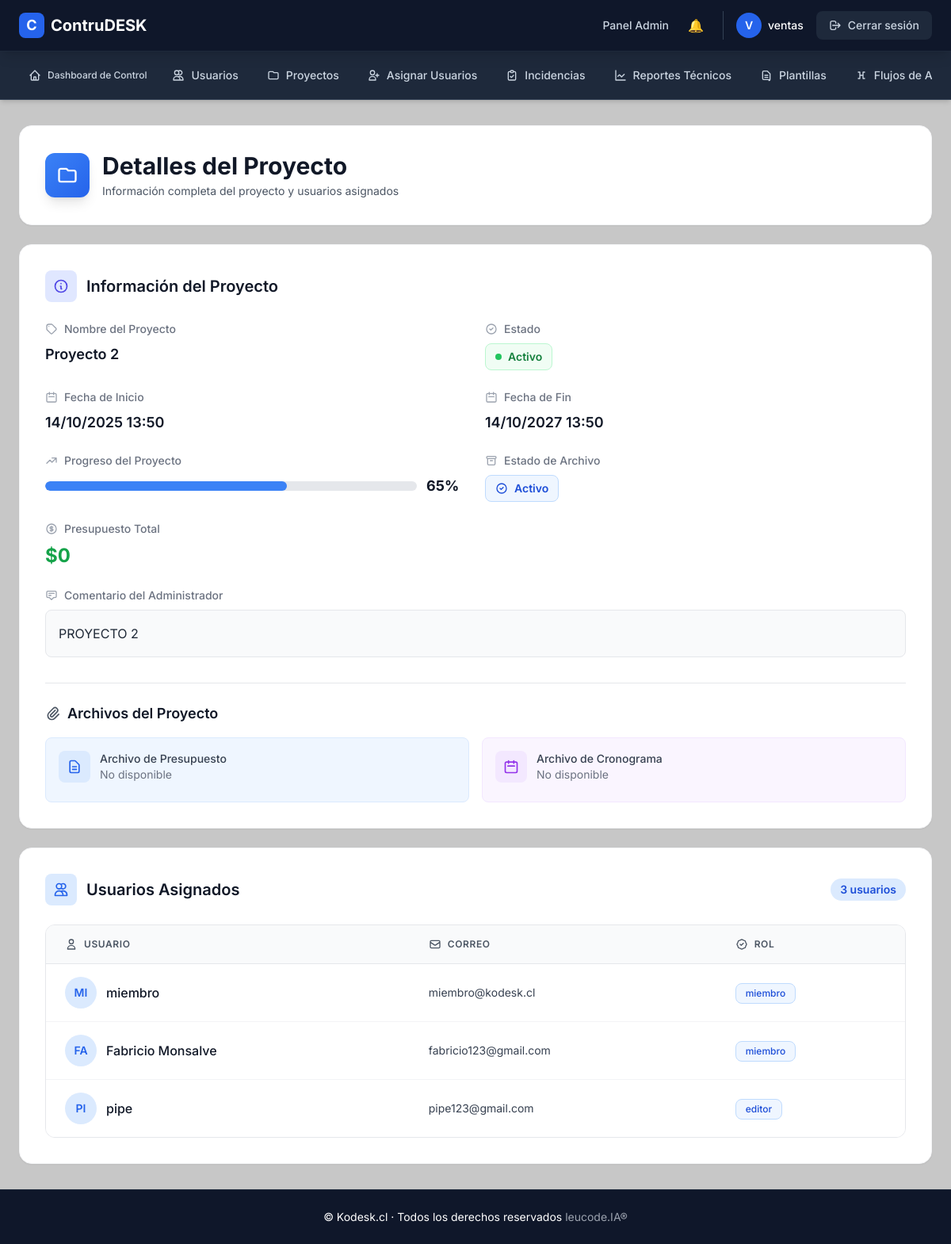
/admin/project_details/2 (signed in), run on an earlier commit of the app's database.
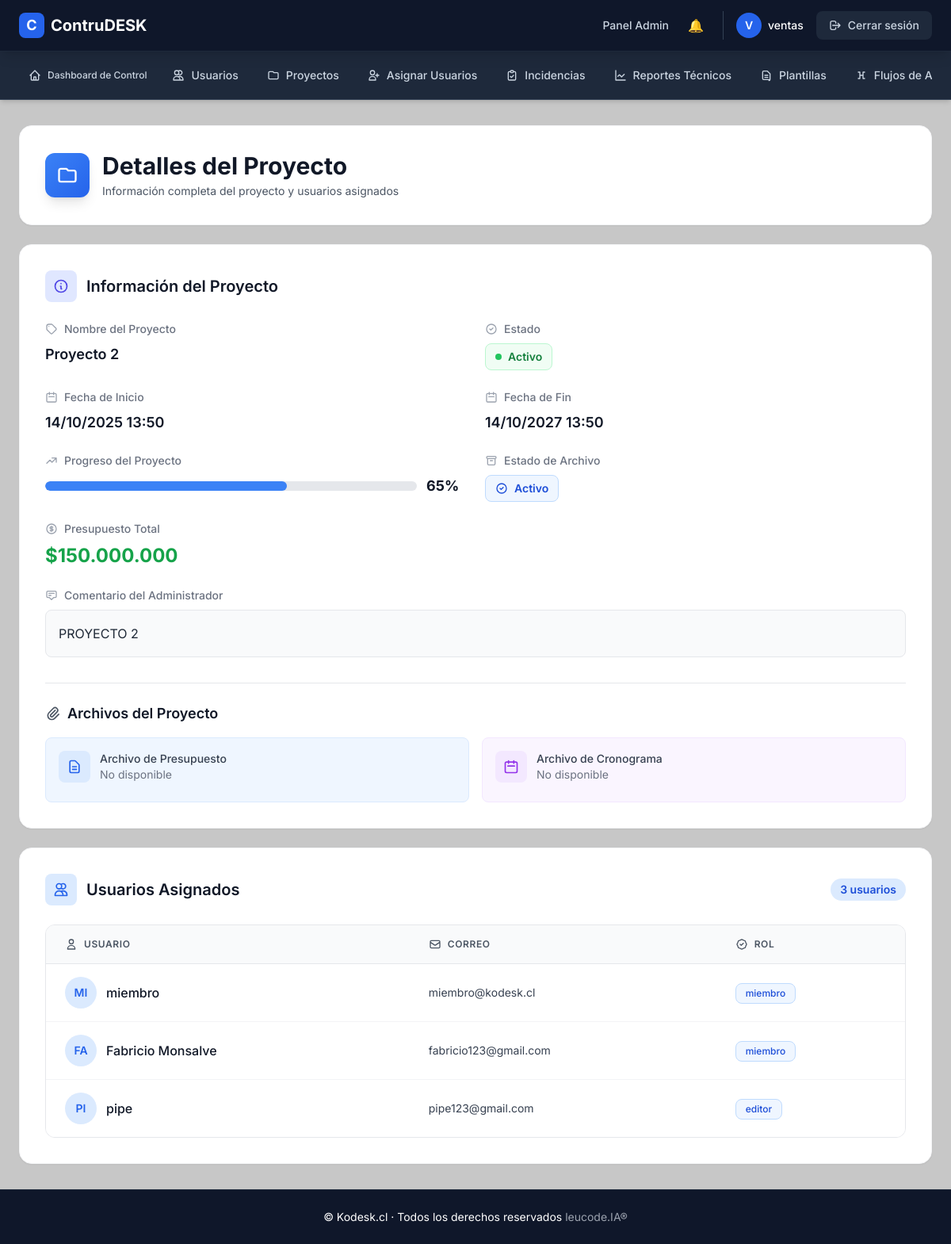
And on a later commit of the database.
### app/models.py (models this page shows, shortened)
class Project(db.Model):
    __tablename__ = 'projects'
    id = db.Column(db.Integer, primary_key=True)
    name = db.Column(db.String(128), nullable=False)
    description = db.Column(db.Text)
    start_date = db.Column(db.DateTime, default=datetime.utcnow)
    end_date = db.Column(db.DateTime)
    progress = db.Column(db.Integer, default=0)
    status = db.Column(db.String(50), default='activo')  # Ej: activo, suspendido, finalizado
    archived = db.Column(db.Boolean, default=False)  # Indicador de archivo
    admin_comment = db.Column(db.Text)
    total_budget = db.Column(db.Float, default=0.0)
    budget_file = db.Column(db.String(255))
    schedule_file = db.Column(db.String(255))
    creator_id = db.Column(db.Integer, db.ForeignKey('admin_users.id'), nullable=False)
    creator = db.relationship('AdminUser', backref='created_projects')

### app/routes/admin.py (the view)
@admin_bp.route('/project_details/<int:project_id>', methods=['GET'])
@login_required
def project_details(project_id):
    project = Project.query.get_or_404(project_id)
    users_in_project = ProjectUserRole.query.filter_by(project_id=project.id).all()  # Obtener los usuarios asignados
    roles = Role.query.all()  # Obtener todos los roles disponibles
    return render_template('admin/detalles_proyecto.html', project=project, users_in_project=users_in_project, roles=roles)

### app/models.py (called while the page is built)
    def has_role(self, role_name):
        return any(role.name == role_name for role in self.roles)

    @property
    def is_authenticated(self):
        return True

### app/templates/admin/detalles_proyecto.html (shortened to what the changed rows need)
{% extends "layout.html" %}
{% block content %}
<div class="container mx-auto px-4 sm:px-6 py-6 sm:py-8 max-w-7xl">
  <div class="bg-white rounded-2xl shadow-sm border border-gray-100 p-6 sm:p-8 mb-6">
    <div class="flex items-center gap-4">
      <div>
        <h1 class="text-2xl sm:text-3xl font-bold text-gray-900">Detalles del Proyecto</h1>
      </div>
    </div>
  </div>
  <div class="bg-white rounded-2xl shadow-sm border border-gray-100 p-6 sm:p-8 mb-6">
    <div class="flex items-center gap-3 mb-6">
      <h2 class="text-xl font-semibold text-gray-900">Información del Proyecto</h2>
    </div>
    <div class="grid grid-cols-1 md:grid-cols-2 gap-6">
      <div class="space-y-2">
        <div class="flex items-center gap-2">
          <svg class="w-4 h-4 text-gray-400" fill="none" stroke="currentColor" viewBox="0 0 24 24">
            <path stroke-linecap="round" stroke-linejoin="round" stroke-width="2" d="M7 7h.01M7 3h5c.512 0 1.024.195 1.414.586l7 7a2 2 0 010 2.828l-7 7a2 2 0 01-2.828 0l-7-7A1.994 1.994 0 013 12V7a4 4 0 014-4z"/>
          </svg>
          <p class="text-sm font-medium text-gray-500">Nombre del Proyecto</p>
        </div>
        <p class="text-lg font-semibold text-gray-900">{{ project.name }}</p>
      </div>
      <div class="space-y-2">
        <div class="flex items-center gap-2">
          <svg class="w-4 h-4 text-gray-400" fill="none" stroke="currentColor" viewBox="0 0 24 24">
            <path stroke-linecap="round" stroke-linejoin="round" stroke-width="2" d="M9 12l2 2 4-4m6 2a9 9 0 11-18 0 9 9 0 0118 0z"/>
          </svg>
          <p class="text-sm font-medium text-gray-500">Estado</p>
        </div>
        <span class="inline-flex items-center px-3 py-1.5 rounded-lg text-sm font-semibold border
          {% if project.status == 'activo' %} bg-green-50 text-green-700 border-green-200
          {% elif project.status == 'suspendido' %} bg-yellow-50 text-yellow-700 border-yellow-200
          {% else %} bg-gray-50 text-gray-700 border-gray-200 {% endif %}">
          <div class="w-2 h-2 rounded-full mr-2
            {% if project.status == 'activo' %} bg-green-500
            {% elif project.status == 'suspendido' %} bg-yellow-500
            {% else %} bg-gray-500 {% endif %}"></div>
          {{ project.status|capitalize }}
        </span>
      </div>
      <div class="space-y-2">
        <div class="flex items-center gap-2">
          <svg class="w-4 h-4 text-gray-400" fill="none" stroke="currentColor" viewBox="0 0 24 24">
            <path stroke-linecap="round" stroke-linejoin="round" stroke-width="2" d="M8 7V3m8 4V3m-9 8h10M5 21h14a2 2 0 002-2V7a2 2 0 00-2-2H5a2 2 0 00-2 2v12a2 2 0 002 2z"/>
          </svg>
          <p class="text-sm font-medium text-gray-500">Fecha de Inicio</p>
        </div>
        <p class="text-lg font-semibold text-gray-900">
          {{ project.start_date.strftime('%d/%m/%Y %H:%M') }}
        </p>
      </div>
      <div class="space-y-2">
        <div class="flex items-center gap-2">
          <svg class="w-4 h-4 text-gray-400" fill="none" stroke="currentColor" viewBox="0 0 24 24">
            <path stroke-linecap="round" stroke-linejoin="round" stroke-width="2" d="M8 7V3m8 4V3m-9 8h10M5 21h14a2 2 0 002-2V7a2 2 0 00-2-2H5a2 2 0 00-2 2v12a2 2 0 002 2z"/>
          </svg>
          <p class="text-sm font-medium text-gray-500">Fecha de Fin</p>
        </div>
        <p class="text-lg font-semibold text-gray-900">
          {{ project.end_date.strftime('%d/%m/%Y %H:%M') if project.end_date else 'No definida' }}
        </p>
      </div>
      <div class="space-y-2">
        <div class="flex items-center gap-3">
          <div class="flex-1 bg-gray-200 rounded-full h-3 overflow-hidden">
            <div class="h-3 rounded-full transition-all duration-300
              {% if project.progress >= 75 %}bg-green-500
              {% elif project.progress >= 50 %}bg-blue-500
              {% elif project.progress >= 25 %}bg-yellow-500
              {% else %}bg-orange-500{% endif %}"
                 style="width: {{ project.progress }}%;">
            </div>
          </div>
          <span class="text-lg font-bold text-gray-900 min-w-[50px]">{{ project.progress }}%</span>
        </div>
      </div>
      <div class="space-y-2">
        <div class="flex items-center gap-2">
          <p class="text-sm font-medium text-gray-500">Presupuesto Total</p>
        </div>
        <p class="text-2xl font-bold text-green-600">
          ${{ "{:,.0f}".format(project.total_budget or 0).replace(',', '.') }}
        </p>
      </div>
      <div class="md:col-span-2 space-y-2">
        <div class="p-4 bg-gray-50 rounded-lg border border-gray-200">
          <p class="text-gray-800 text-base leading-relaxed">
            {{ project.admin_comment or 'Sin comentarios.' }}
          </p>
        </div>
      </div>
    </div>
  </div>
  <div class="bg-white rounded-2xl shadow-sm border border-gray-100 p-6 sm:p-8">
    <div class="flex items-center gap-3 mb-6">
      <h2 class="text-xl font-semibold text-gray-900">Usuarios Asignados</h2>
    </div>
    {% if users_in_project %}
      <div class="hidden md:block overflow-hidden rounded-xl border border-gray-200">
        <table class="min-w-full divide-y divide-gray-200">
          <thead class="bg-gray-50">
            <tr>
              <th class="px-6 py-4 text-left text-xs font-semibold text-gray-600 uppercase tracking-wider">
                <div class="flex items-center gap-2">
                  <svg class="w-4 h-4" fill="none" stroke="currentColor" viewBox="0 0 24 24">
                    <path stroke-linecap="round" stroke-linejoin="round" stroke-width="2" d="M16 7a4 4 0 11-8 0 4 4 0 018 0zM12 14a7 7 0 00-7 7h14a7 7 0 00-7-7z"/>
                  </svg>
                  Usuario
                </div>
              </th>
              <th class="px-6 py-4 text-left text-xs font-semibold text-gray-600 uppercase tracking-wider">
                <div class="flex items-center gap-2">
                  <svg class="w-4 h-4" fill="none" stroke="currentColor" viewBox="0 0 24 24">
                    <path stroke-linecap="round" stroke-linejoin="round" stroke-width="2" d="M3 8l7.89 5.26a2 2 0 002.22 0L21 8M5 19h14a2 2 0 002-2V7a2 2 0 00-2-2H5a2 2 0 00-2 2v10a2 2 0 002 2z"/>
                  </svg>
                  Correo
                </div>
              </th>
              <th class="px-6 py-4 text-left text-xs font-semibold text-gray-600 uppercase tracking-wider">
                <div class="flex items-center gap-2">
                  Rol
                </div>
              </th>
            </tr>
          </thead>
        </table>
      </div>
    {% endif %}
  </div>
</div>
{% endblock %}

What changed in the data, as far as the page shows it:
changed Project "Proyecto 2": total_budget "0" → "150.000.000"
